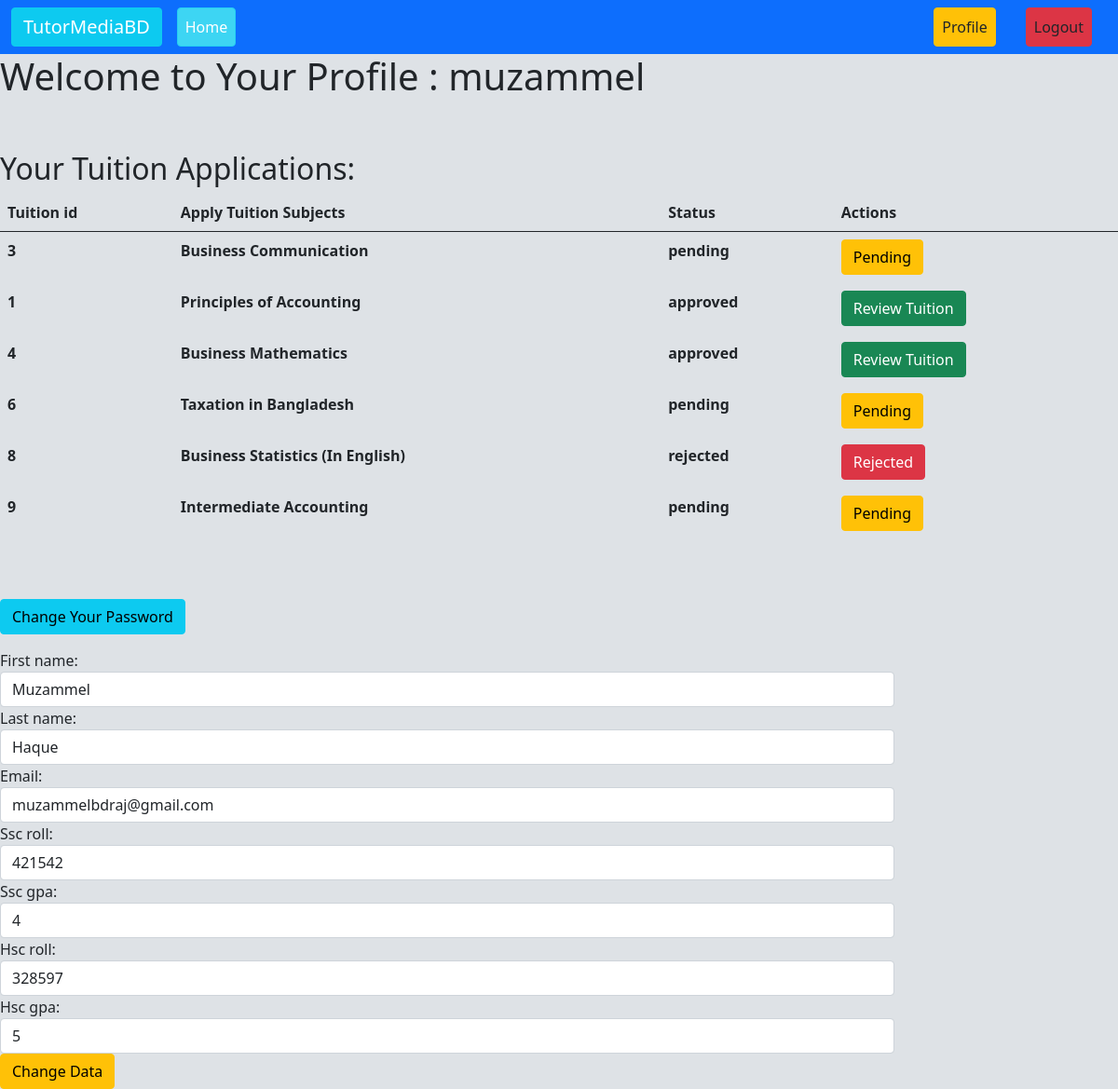
Screenshot of /accounts/profile/ (signed in) with the database file from the repository.
### tuitions/models.py (models this page shows, shortened)
class TuitionApplication(models.Model):
    APPLICANT_STATUS = (
        ('pending', 'Pending'),
        ('approved', 'Approved'),
        ('rejected', 'Rejected'),
    )
    applicant = models.ForeignKey(User, on_delete=models.CASCADE)
    tuition = models.ForeignKey(TutionDetails, on_delete=models.CASCADE)
    status = models.CharField(max_length=20, choices=APPLICANT_STATUS, default='pending')

class TutionDetails(models.Model):
    tuition = models.ForeignKey(Tution, on_delete = models.CASCADE, blank=True, null=True)
    teacher_name = models.CharField(max_length = 50)
    subject_name = models.CharField(max_length = 50)
    location = models.CharField(max_length = 200)
    tuition_days = models.CharField(max_length = 50,blank=True, null=True)
    salary = models.CharField(max_length = 50)
    is_available = models.BooleanField(default=True)
    image = models.ImageField(upload_to = 'tuition_app/media/uploads/', blank=True, null=True)

### accounts/views.py (the view)
# urls.py: path('profile/', views.profile, name='profile'),
@login_required
def profile(request):
    user = request.user
    if request.method == 'POST':
        form = UserUpdateForm(request.POST, instance=user)
        if form.is_valid():
            form.save()
            return redirect('profile')
    else:
        form = UserUpdateForm(instance=user)
    return render(request, 'profile.html', {'form': form})

### accounts/templates/profile.html (shortened to what this page needs)
{% extends "base.html" %}
{% load crispy_forms_tags %}
{% block content %}
<h1>Welcome to Your Profile : {{user}} </h1>
<br>
<br/>
<h2>Your Tuition Applications:</h2>
{% if user.tuitionapplication_set.all %}
  <table class="table">
    <thead>
      <tr>
        <th scope="col">Tuition id</th>
        <th scope="col">Apply Tuition Subjects</th>
        <th scope="col">Status</th>
        <th scope="col">Actions</th>
      </tr>
    </thead>
    <tbody>
      {% for application in user.tuitionapplication_set.all %}
        <tr>
          <th scope="row">{{ application.tuition.id }}</th>
          <td><b>{{ application.tuition.subject_name }}</b></td>
          <td><b>{{ application.status }}</b></td>
          <td>
            {% if application.status == 'approved' %}
              <a class="btn btn-success" href="{% url 'review' application.tuition.id %}">Review Tuition</a>
              {% elif application.status == 'rejected' %}
              <a class="btn btn-danger" href="">Rejected</a>
              {% else %}
              <a class="btn btn-warning" href="">Pending</a>
            {% endif %}
          </td>
        </tr>
      {% endfor %}
    </tbody>
  </table>
{% else %}
<h4 class="text-danger">You have not applied for any tuition.</h4>
{% endif %}
<br>
<br>
<p><a class="btn btn-info" href="{% url 'passchange' %}">Change Your Password</a>
<form method="post" style="width: 80%" novalidate>
    {% for fm in form%} {{fm.label_tag}} {{fm}} {{fm.errors|striptags}}
    {% endfor %}
    <button class="btn btn-warning" type="submit">Change Data</button>
</form>
{% endblock %}

### rows the page displays
TuitionApplication: tuition.id "3", tuition.subject_name "Business Communication", status "pending", shows "Pending"
TuitionApplication: tuition.id "1", tuition.subject_name "Principles of Accounting", status "approved", shows "Review Tuition"
TuitionApplication: tuition.id "4", tuition.subject_name "Business Mathematics", status "approved", shows "Review Tuition"
TuitionApplication: tuition.id "6", tuition.subject_name "Taxation in Bangladesh", status "pending", shows "Pending"
TuitionApplication: tuition.id "8", tuition.subject_name "Business Statistics (In English)", status "rejected", shows "Rejected"
TuitionApplication: tuition.id "9", tuition.subject_name "Intermediate Accounting", status "pending", shows "Pending"

### other values shown
{{ user }} "muzammel"
{{ fm.label_tag }} "First name:" "Last name:" "Email:" "Ssc roll:" "Ssc gpa:" "Hsc roll:" "Hsc gpa:"
